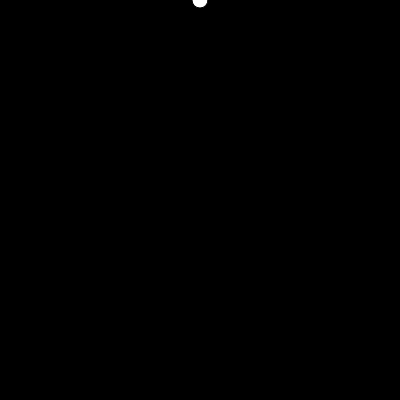
Frame 1 (no input)
Frame 60 (no input): identical to frame 1, image omitted
Frame 120 (the mouse pressed at the canvas centre since frame 60): identical to frame 1, image omitted

The p5.js sketch that drew this single still picture (run headless with seeded random() and noise() and a simulated clock; from frame 60 on, the mouse is pressed at the canvas centre):

// p5.js sketch
// ── sketch.js
var tetromino;
function setup() {
  createCanvas(400, 400);
  tetromino = new Tetromino();
}

function draw() {
  background(0);
  tetromino.show();
}

// ── Tetromino.js
function Tetromino(){
    this.x = width/2;
    this.y = 0;

    this.show = function(){
        fill(255);
        ellipse(this.x, this.y, 16, 16);
    }
    

}
